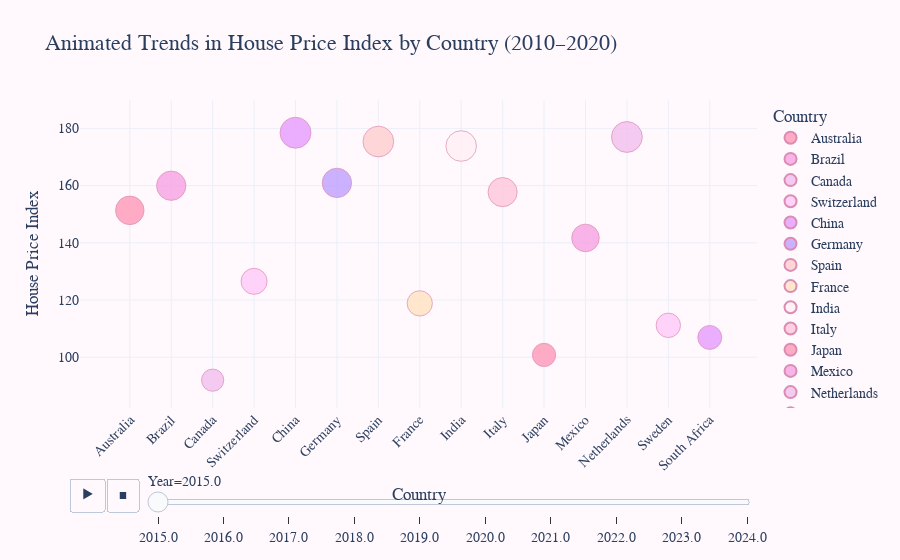

This figure's notebook cell:
### Markdown cell above
# 4B. Animated Plotly Interactive Plotly Time-Series Line Chart

### Code cell
import plotly.express as px
from IPython.display import HTML, display

# ---- Cute pastel color palette ----
cute_pastels = [
    "#FFC9DE", "#FF9EBD", "#F7A8E5", "#F4C2F0", "#FFCCF9",
    "#E8A2FF", "#C2A5FF", "#FFD1D1", "#FFE4C4", "#FFF0F5"
]

# ---- Animated scatter ----
fig = px.scatter(
    merged,
    x="Country",
    y=price_col,
    animation_frame="Year",
    color="Country",
    size=price_col,
    size_max=22,
    color_discrete_sequence=cute_pastels,
    title="Animated Trends in House Price Index by Country (2010–2020)"
)

fig.update_layout(
    template="plotly_white",
    font=dict(family="Georgia", size=14),
    title_font=dict(family="Georgia", size=22),
    xaxis_title="Country",
    yaxis_title="House Price Index",
    legend_title="Country",
    plot_bgcolor="rgba(255,248,252,1)",
    paper_bgcolor="rgba(255,248,252,1)",
    hoverlabel=dict(font_family="Georgia")
)

fig.update_xaxes(tickangle=-45)

fig.update_traces(
    marker=dict(
        line=dict(width=0.7, color="#D57AA6"),
        opacity=0.85
    )
)

fig.show()

# ---- Cute pink interpretation box ----
interpretation_html = """
<div style="
    background-color: #ffe6f2;
    border: 2px solid #ffb6d9;
    border-radius: 12px;
    padding: 18px;
    margin-top: 25px;
    font-family: Georgia;
    font-size: 15px;
    color: #4a4a4a;
    box-shadow: 0 2px 6px rgba(255, 182, 217, 0.45);
">
    <h3 style="font-family: Georgia; color: #d16fa3; margin-top: 0;">
        Interpretation – Animated House Price Index (2010–2020)
    </h3>

    <ul style="font-family: Georgia;">
        <li>Across the animation, most countries show a clear upward trajectory in their House Price Index, reflecting long-term appreciation in housing markets.</li>
        <li>Certain countries exhibit noticeable dips or stagnation during specific years, suggesting temporary economic slowdowns or policy impacts.</li>
        <li>Countries whose bubbles grow and remain consistently higher on the plot indicate stronger, more persistent housing market growth.</li>
        <li>The animation highlights widening differences between countries with rapid housing price growth and those with slower or flatter trends.</li>
        <li>This divergence suggests increasing inequality in global housing affordability over the decade.</li>
    </ul>
</div>
"""

display(HTML(interpretation_html))

### Figure 1 — Plotly figure (JSON) as saved in the notebook; plotly's stock layout.template omitted (floating-point values rounded to 4 significant figures)
{"data": [{"hovertemplate": "Country=%{x}<br>Year=2015.0<br>house_price_index=%{marker.size}<extra></extra>", "legendgroup": "Australia", "marker": {"color": "#FF9EBD", "line": {"color": "#D57AA6", "width": 0.7}, "opacity": 0.85, "size": [151.3], "sizemode": "area", "sizeref": 0.3718, "symbol": "circle"}, "mode": "markers", "name": "Australia", "orientation": "v", "showlegend": true, "type": "scatter", "x": ["Australia"], "xaxis": "x", "y": [151.3], "yaxis": "y"}, {"hovertemplate": "Country=%{x}<br>Year=2015.0<br>house_price_index=%{marker.size}<extra></extra>", "legendgroup": "Brazil", "marker": {"color": "#F7A8E5", "line": {"color": "#D57AA6", "width": 0.7}, "opacity": 0.85, "size": [159.9], "sizemode": "area", "sizeref": 0.3718, "symbol": "circle"}, "mode": "markers", "name": "Brazil", "orientation": "v", "showlegend": true, "type": "scatter", "x": ["Brazil"], "xaxis": "x", "y": [159.9], "yaxis": "y"}, {"hovertemplate": "Country=%{x}<br>Year=2015.0<br>house_price_index=%{marker.size}<extra></extra>", "legendgroup": "Canada", "marker": {"color": "#F4C2F0", "line": {"color": "#D57AA6", "width": 0.7}, "opacity": 0.85, "size": [91.96], "sizemode": "area", "sizeref": 0.3718, "symbol": "circle"}, "mode": "markers", "name": "Canada", "orientation": "v", "showlegend": true, "type": "scatter", "x": ["Canada"], "xaxis": "x", "y": [91.96], "yaxis": "y"}, {"hovertemplate": "Country=%{x}<br>Year=2015.0<br>house_price_index=%{marker.size}<extra></extra>", "legendgroup": "Switzerland", "marker": {"color": "#FFCCF9", "line": {"color": "#D57AA6", "width": 0.7}, "opacity": 0.85, "size": [126.5], "sizemode": "area", "sizeref": 0.3718, "symbol": "circle"}, "mode": "markers", "name": "Switzerland", "orientation": "v", "showlegend": true, "type": "scatter", "x": ["Switzerland"], "xaxis": "x", "y": [126.5], "yaxis": "y"}, {"hovertemplate": "Country=%{x}<br>Year=2015.0<br>house_price_index=%{marker.size}<extra></extra>", "legendgroup": "China", "marker": {"color": "#E8A2FF", "line": {"color": "#D57AA6", "width": 0.7}, "opacity": 0.85, "size": [178.5], "sizemode": "area", "sizeref": 0.3718, "symbol": "circle"}, "mode": "markers", "name": "China", "orientation": "v", "showlegend": true, "type": "scatter", "x": ["China"], "xaxis": "x", "y": [178.5], "yaxis": "y"}, {"hovertemplate": "Country=%{x}<br>Year=2015.0<br>house_price_index=%{marker.size}<extra></extra>", "legendgroup": "Germany", "marker": {"color": "#C2A5FF", "line": {"color": "#D57AA6", "width": 0.7}, "opacity": 0.85, "size": [160.9], "sizemode": "area", "sizeref": 0.3718, "symbol": "circle"}, "mode": "markers", "name": "Germany", "orientation": "v", "showlegend": true, "type": "scatter", "x": ["Germany"], "xaxis": "x", "y": [160.9], "yaxis": "y"}, {"hovertemplate": "Country=%{x}<br>Year=2015.0<br>house_price_index=%{marker.size}<extra></extra>", "legendgroup": "Spain", "marker": {"color": "#FFD1D1", "line": {"color": "#D57AA6", "width": 0.7}, "opacity": 0.85, "size": [175.4], "sizemode": "area", "sizeref": 0.3718, "symbol": "circle"}, "mode": "markers", "name": "Spain", "orientation": "v", "showlegend": true, "type": "scatter", "x": ["Spain"], "xaxis": "x", "y": [175.4], "yaxis": "y"}, {"hovertemplate": "Country=%{x}<br>Year=2015.0<br>house_price_index=%{marker.size}<extra></extra>", "legendgroup": "France", "marker": {"color": "#FFE4C4", "line": {"color": "#D57AA6", "width": 0.7}, "opacity": 0.85, "size": [118.8], "sizemode": "area", "sizeref": 0.3718, "symbol": "circle"}, "mode": "markers", "name": "France", "orientation": "v", "showlegend": true, "type": "scatter", "x": ["France"], "xaxis": "x", "y": [118.8], "yaxis": "y"}, {"hovertemplate": "Country=%{x}<br>Year=2015.0<br>house_price_index=%{marker.size}<extra></extra>", "legendgroup": "India", "marker": {"color": "#FFF0F5", "line": {"color": "#D57AA6", "width": 0.7}, "opacity": 0.85, "size": [173.8], "sizemode": "area", "sizeref": 0.3718, "symbol": "circle"}, "mode": "markers", "name": "India", "orientation": "v", "showlegend": true, "type": "scatter", "x": ["India"], "xaxis": "x", "y": [173.8], "yaxis": "y"}, {"hovertemplate": "Country=%{x}<br>Year=2015.0<br>house_price_index=%{marker.size}<extra></extra>", "legendgroup": "Italy", "marker": {"color": "#FFC9DE", "line": {"color": "#D57AA6", "width": 0.7}, "opacity": 0.85, "size": [157.7], "sizemode": "area", "sizeref": 0.3718, "symbol": "circle"}, "mode": "markers", "name": "Italy", "orientation": "v", "showlegend": true, "type": "scatter", "x": ["Italy"], "xaxis": "x", "y": [157.7], "yaxis": "y"}, {"hovertemplate": "Country=%{x}<br>Year=2015.0<br>house_price_index=%{marker.size}<extra></extra>", "legendgroup": "Japan", "marker": {"color": "#FF9EBD", "line": {"color": "#D57AA6", "width": 0.7}, "opacity": 0.85, "size": [100.8], "sizemode": "area", "sizeref": 0.3718, "symbol": "circle"}, "mode": "markers", "name": "Japan", "orientation": "v", "showlegend": true, "type": "scatter", "x": ["Japan"], "xaxis": "x", "y": [100.8], "yaxis": "y"}, {"hovertemplate": "Country=%{x}<br>Year=2015.0<br>house_price_index=%{marker.size}<extra></extra>", "legendgroup": "Mexico", "marker": {"color": "#F7A8E5", "line": {"color": "#D57AA6", "width": 0.7}, "opacity": 0.85, "size": [141.7], "sizemode": "area", "sizeref": 0.3718, "symbol": "circle"}, "mode": "markers", "name": "Mexico", "orientation": "v", "showlegend": true, "type": "scatter", "x": ["Mexico"], "xaxis": "x", "y": [141.7], "yaxis": "y"}, {"hovertemplate": "Country=%{x}<br>Year=2015.0<br>house_price_index=%{marker.size}<extra></extra>", "legendgroup": "Netherlands", "marker": {"color": "#F4C2F0", "line": {"color": "#D57AA6", "width": 0.7}, "opacity": 0.85, "size": [177.0], "sizemode": "area", "sizeref": 0.3718, "symbol": "circle"}, "mode": "markers", "name": "Netherlands", "orientation": "v", "showlegend": true, "type": "scatter", "x": ["Netherlands"], "xaxis": "x", "y": [177.0], "yaxis": "y"}, {"hovertemplate": "Country=%{x}<br>Year=2015.0<br>house_price_index=%{marker.size}<extra></extra>", "legendgroup": "Sweden", "marker": {"color": "#FFCCF9", "line": {"color": "#D57AA6", "width": 0.7}, "opacity": 0.85, "size": [111.1], "sizemode": "area", "sizeref": 0.3718, "symbol": "circle"}, "mode": "markers", "name": "Sweden", "orientation": "v", "showlegend": true, "type": "scatter", "x": ["Sweden"], "xaxis": "x", "y": [111.1], "yaxis": "y"}, {"hovertemplate": "Country=%{x}<br>Year=2015.0<br>house_price_index=%{marker.size}<extra></extra>", "legendgroup": "South Africa", "marker": {"color": "#E8A2FF", "line": {"color": "#D57AA6", "width": 0.7}, "opacity": 0.85, "size": [106.9], "sizemode": "area", "sizeref": 0.3718, "symbol": "circle"}, "mode": "markers", "name": "South Africa", "orientation": "v", "showlegend": true, "type": "scatter", "x": ["South Africa"], "xaxis": "x", "y": [106.9], "yaxis": "y"}], "layout": {"font": {"family": "Georgia", "size": 14}, "hoverlabel": {"font": {"family": "Georgia"}}, "legend": {"itemsizing": "constant", "title": {"text": "Country"}, "tracegroupgap": 0}, "paper_bgcolor": "rgba(255,248,252,1)", "plot_bgcolor": "rgba(255,248,252,1)", "sliders": [{"active": 0, "currentvalue": {"prefix": "Year="}, "len": 0.9, "pad": {"b": 10, "t": 60}, "steps": [{"args": [["2015.0"], {"frame": {"duration": 0, "redraw": false}, "fromcurrent": true, "mode": "immediate", "transition": {"duration": 0, "easing": "linear"}}], "label": "2015.0", "method": "animate"}, {"args": [["2016.0"], {"frame": {"duration": 0, "redraw": false}, "fromcurrent": true, "mode": "immediate", "transition": {"duration": 0, "easing": "linear"}}], "label": "2016.0", "method": "animate"}, {"args": [["2017.0"], {"frame": {"duration": 0, "redraw": false}, "fromcurrent": true, "mode": "immediate", "transition": {"duration": 0, "easing": "linear"}}], "label": "2017.0", "method": "animate"}, {"args": [["2018.0"], {"frame": {"duration": 0, "redraw": false}, "fromcurrent": true, "mode": "immediate", "transition": {"duration": 0, "easing": "linear"}}], "label": "2018.0", "method": "animate"}, {"args": [["2019.0"], {"frame": {"duration": 0, "redraw": false}, "fromcurrent": true, "mode": "immediate", "transition": {"duration": 0, "easing": "linear"}}], "label": "2019.0", "method": "animate"}, {"args": [["2020.0"], {"frame": {"duration": 0, "redraw": false}, "fromcurrent": true, "mode": "immediate", "transition": {"duration": 0, "easing": "linear"}}], "label": "2020.0", "method": "animate"}, {"args": [["2021.0"], {"frame": {"duration": 0, "redraw": false}, "fromcurrent": true, "mode": "immediate", "transition": {"duration": 0, "easing": "linear"}}], "label": "2021.0", "method": "animate"}, {"args": [["2022.0"], {"frame": {"duration": 0, "redraw": false}, "fromcurrent": true, "mode": "immediate", "transition": {"duration": 0, "easing": "linear"}}], "label": "2022.0", "method": "animate"}, {"args": [["2023.0"], {"frame": {"duration": 0, "redraw": false}, "fromcurrent": true, "mode": "immediate", "transition": {"duration": 0, "easing": "linear"}}], "label": "2023.0", "method": "animate"}, {"args": [["2024.0"], {"frame": {"duration": 0, "redraw": false}, "fromcurrent": true, "mode": "immediate", "transition": {"duration": 0, "easing": "linear"}}], "label": "2024.0", "method": "animate"}], "x": 0.1, "xanchor": "left", "y": 0, "yanchor": "top"}], "title": {"font": {"family": "Georgia", "size": 22}, "text": "Animated Trends in House Price Index by Country (2010–2020)"}, "updatemenus": [{"buttons": [{"args": [null, {"frame": {"duration": 500, "redraw": false}, "fromcurrent": true, "mode": "immediate", "transition": {"duration": 500, "easing": "linear"}}], "label": "&#9654;", "method": "animate"}, {"args": [[null], {"frame": {"duration": 0, "redraw": false}, "fromcurrent": true, "mode": "immediate", "transition": {"duration": 0, "easing": "linear"}}], "label": "&#9724;", "method": "animate"}], "direction": "left", "pad": {"r": 10, "t": 70}, "showactive": false, "type": "buttons", "x": 0.1, "xanchor": "right", "y": 0, "yanchor": "top"}], "xaxis": {"anchor": "y", "categoryarray": [null, "Australia", "Brazil", "Canada", "Switzerland", "China", "Germany", "Spain", "France", "India", "Italy", "Japan", "Mexico", "Netherlands", "Sweden", "South Africa"], "categoryorder": "array", "domain": [0, 1], "tickangle": -45, "title": {"text": "Country"}}, "yaxis": {"anchor": "x", "domain": [0, 1], "title": {"text": "House Price Index"}}}}
